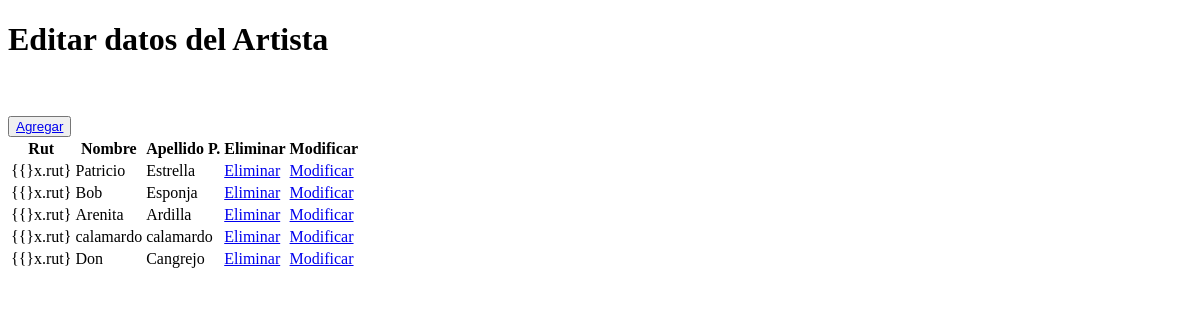
Before: /listaArtista with the older database file.
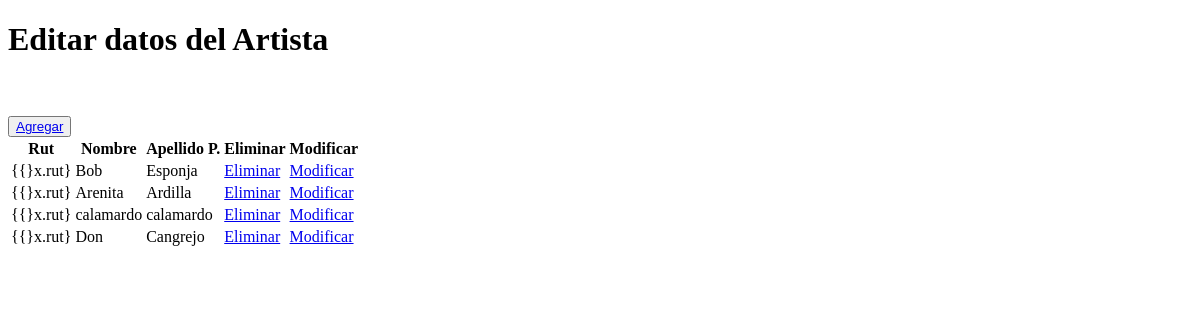
After: the same page with the newer database file.
### alumnos/models.py (models this page shows)
class Artista(models.Model):
    rut = models.CharField(primary_key=True, max_length=10)
    nombre = models.CharField(max_length=20)
    apellido_paterno = models.CharField(max_length=20)
    apellido_materno = models.CharField(max_length=20)
    fecha_nacimiento = models.DateField(blank=False, null=False)
    id_genero = models.ForeignKey('Genero',on_delete=models.CASCADE, db_column='idGenero')
    telefono = models.CharField(max_length=45)
    email = models.EmailField(unique=True, max_length=100, blank=True, null=True)
    direccion = models.CharField(max_length=50, blank=True, null=True)
    activo = models.IntegerField()

### alumnos/views.py (the view)
# urls.py: path('listaArtista',views.lista_artista, name='listaArtista'),
def lista_artista(request):
    artistas= Artista.objects.all()
    context={"artistas":artistas}
    return render(request,'webzero/listaArtista.html', context)

### alumnos/templates/webzero/listaArtista.html (shortened to what this page needs)
{% load static%}
<!DOCTYPE html>
<html lang="en">
<head>
</head>
<body>
        <h1>Editar datos del Artista</h1> <br>
        <br>
        <button type = "button">
            <a href="{% url 'agregarArtista' %}">Agregar</a>
        </button>
        <table>
            {% if artistas %}
                <th>Rut</th>
                <th>Nombre</th>
                <th>Apellido P.</th>
                <th>Eliminar</th>
                <th>Modificar</th>
                {% for x in artistas %}
                    <tr>
                        <td>{{}x.rut}</td>
                        <td>{{x.nombre}}</td>
                        <td>{{x.apellido_paterno}}</td>
                        <td><a href="{% url 'artistas_del'  pk=x.rut %}">Eliminar</a></td>
                        <td><a href="{% url 'artistas_findEdit' pk=x.rut %}">Modificar</a></td>
                    </tr>
                {% endfor %}
            {% endif %}
        </table>
</body>
</html>

Changed rows visible on the page:
removed Artista: nombre "Patricio", apellido_paterno "Estrella"
